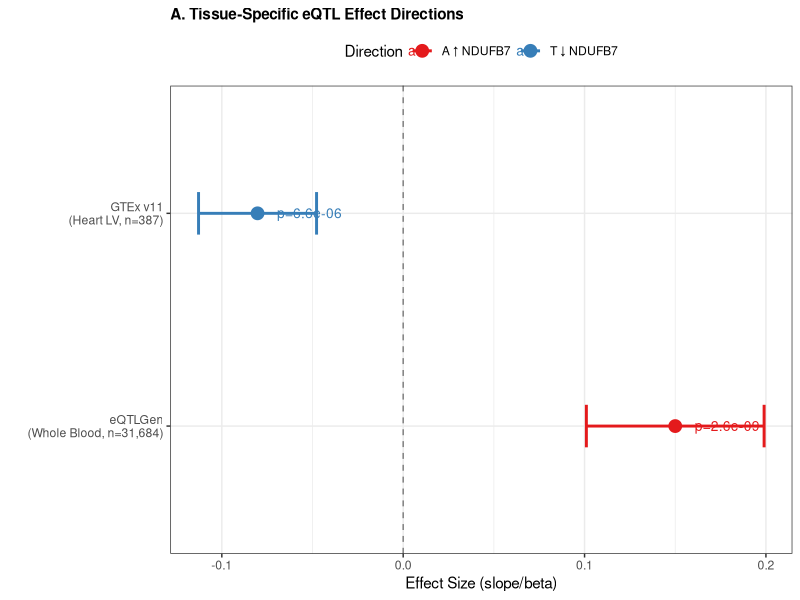
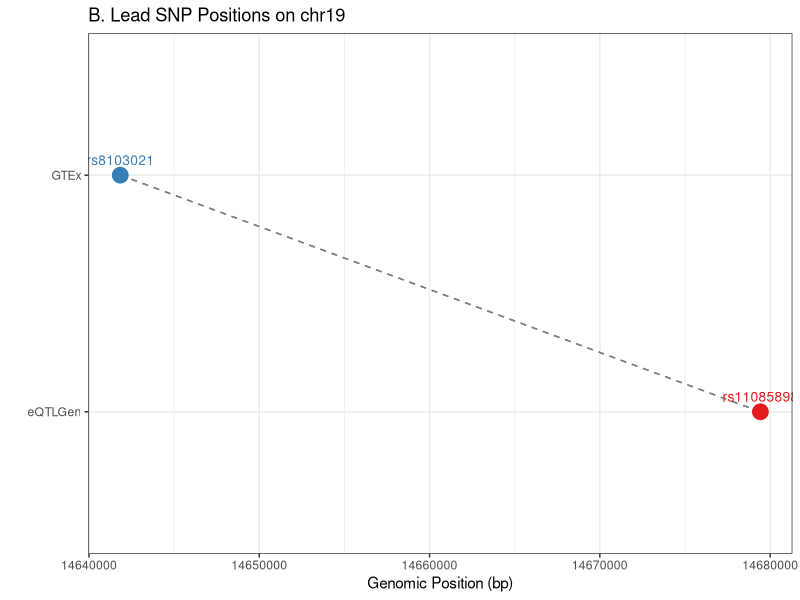

R code for these plots, in order:
library(data.table)
library(ggplot2)

eqtlgen <- data.table(
  Dataset = "eQTLGen\n(Whole Blood, n=31,684)",
  Beta = 0.15, SE = 0.025, Pval = 2.6e-9,
  Direction = "A ↑ NDUFB7", SNP = "rs11085898"
)
gtex <- data.table(
  Dataset = "GTEx v11\n(Heart LV, n=387)",
  Beta = -0.0803, SE = 0.0166, Pval = 6.6e-6,
  Direction = "T ↓ NDUFB7", SNP = "rs8103021"
)
combined <- rbind(eqtlgen, gtex)

pA <- ggplot(combined, aes(x=Beta, y=Dataset, color=Direction)) +
  geom_vline(xintercept=0, linetype="dashed", color="gray50") +
  geom_errorbarh(aes(xmin=Beta-1.96*SE, xmax=Beta+1.96*SE), height=0.2, size=1) +
  geom_point(size=4) +
  geom_text(aes(label=paste0("p=", format(Pval, digits=2))), hjust=-0.3, size=3.5) +
  scale_color_manual(values=c("A ↑ NDUFB7"="#E41A1C", "T ↓ NDUFB7"="#377EB8")) +
  labs(title="A. Tissue-Specific eQTL Effect Directions", x="Effect Size (slope/beta)", y="") +
  theme_bw() + theme(legend.position="top", plot.title=element_text(face="bold", size=11))

snp_pos <- data.table(SNP=c("rs11085898","rs8103021"), Pos=c(14679428,14641837), Dataset=c("eQTLGen","GTEx"))
pB <- ggplot(snp_pos, aes(x=Pos, y=Dataset, color=Dataset)) +
  geom_segment(aes(x=14641837, xend=14679428, y="GTEx", yend="eQTLGen"), color="gray50", linetype="dashed") +
  geom_point(size=5) + geom_text(aes(label=SNP), vjust=-1, size=3.5) +
  scale_color_manual(values=c("eQTLGen"="#E41A1C", "GTEx"="#377EB8")) +
  labs(title="B. Lead SNP Positions on chr19", x="Genomic Position (bp)", y="") +
  theme_bw() + theme(legend.position="none")

out_dir <- "~/Projects/NDUFB7_HF_2026_04_20/03_results/figures"
ggsave(file.path(out_dir, "Figure4A_forest.png"), pA, width=7, height=4, dpi=300)
ggsave(file.path(out_dir, "Figure4B_position.png"), pB, width=7, height=3, dpi=300)
cat("✅ Figure 4已保存\n")
